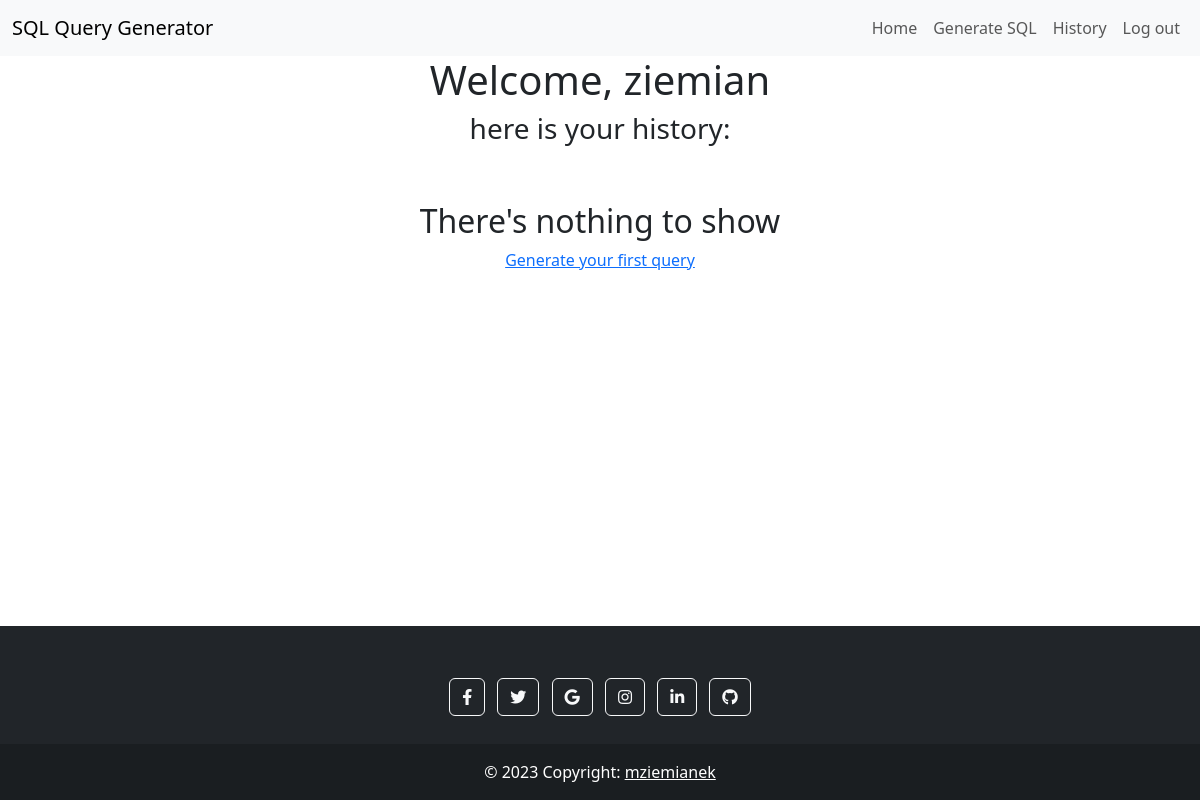
/history/ (signed in), run on an earlier commit of the app's database.
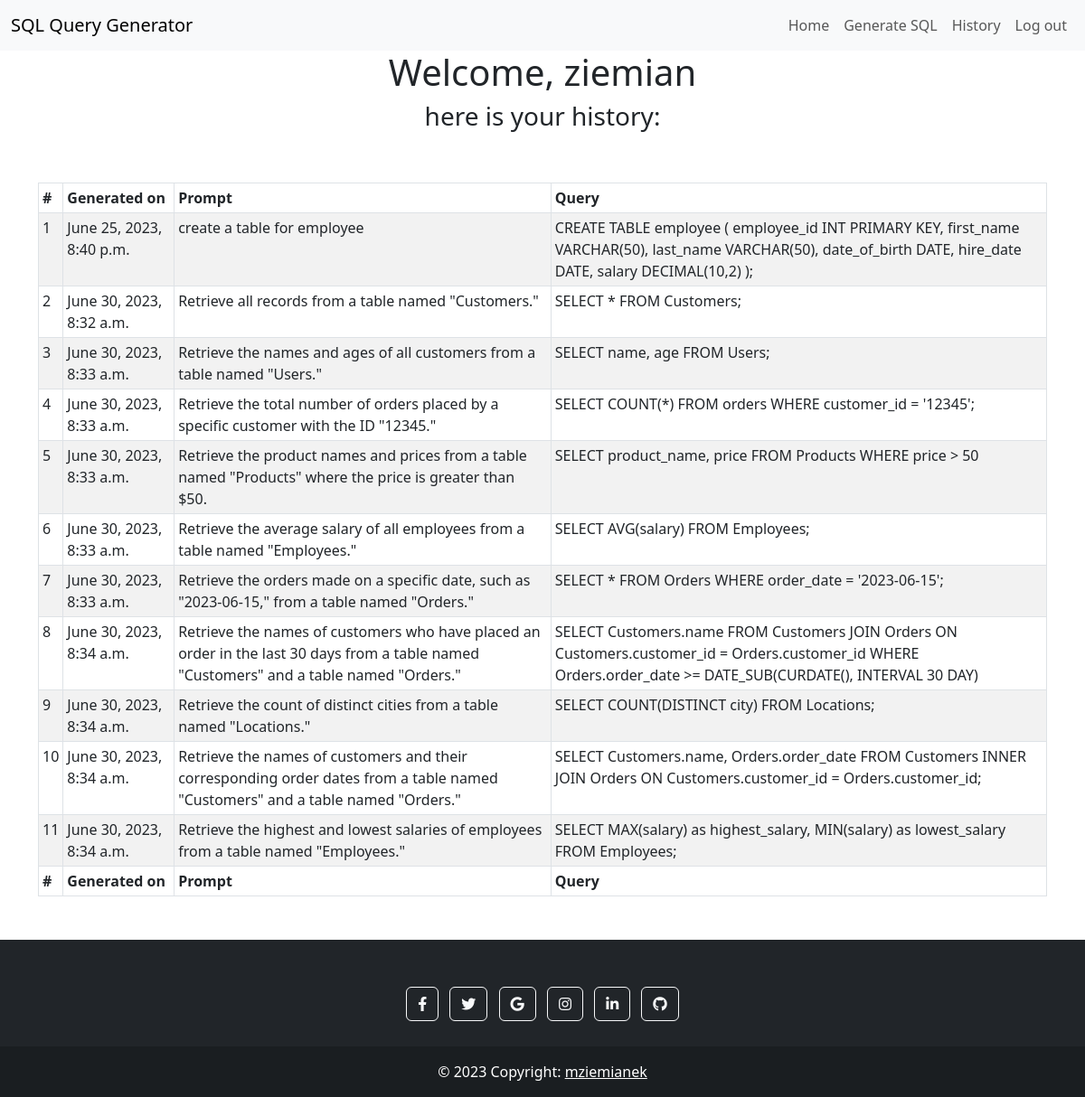
And on a later commit of the database.
### generate/models.py (models this page shows)
class History(models.Model):
    user = models.ForeignKey(User, on_delete=models.CASCADE)
    prompt = models.TextField()
    query = models.TextField()
    generated_on = models.DateTimeField(auto_now_add=True)
    class Meta:
        ordering = ['generated_on']

### sql_gen/views.py (the view)
# urls.py: path('history/', views.HistoryView.as_view(), name="history-view"),
class HistoryView(LoginRequiredMixin, ListView):
    model = History
    template_name = 'history.html'
    def get_queryset(self):
        return History.objects.filter(
            user = self.request.user
        ).all()

### templates/history.html (shortened to what this page needs)
{% extends 'base.html' %}
{% load static %}
{% block custom_css %}
<link rel="stylesheet" href="{% static 'css/pagination.css' %}">
{% endblock custom_css %}
{% block jumbotron %}
    <div class="text-center">
        <h1>Welcome, {{ user }} </h1>
        <h3>here is your history: </h3>
    </div>
{% endblock jumbotron %}
{% block content %}
    {% if history_list %}
    <div class="container mt-5 mb-5">
        <table id="dtBasicExample" class="table table-striped table-bordered table-sm" cellspacing="0" width="100%">
            <thead>
              <tr>
                <th class="th-sm">#</th>
                <th class="th-sm">Generated on</th>
                <th class="th-sm">Prompt</th>
                <th class="th-sm">Query</th>
              </tr>
            </thead>
            <tbody>
            {% for record in history_list %}
            <tr>
                <td> {{ forloop.counter }} </td>
                <td> {{ record.generated_on }} </td>
                <td> {{ record.prompt }} </td>
                <td> {{ record.query }} </td>
              </tr>
            {% endfor %}
            </tbody>
            <tfoot>
              <tr>
                <th>#</th>
                <th>Generated on</th>
                <th>Prompt</th>
                <th>Query</th>
              </tr>
            </tfoot>
          </table>
    </div>
  {% else %}
  <div class="container mt-5 mb-5 d-flex flex-column align-items-center justify-content-center">
    <h2>There's nothing to show</h2>
    <a href="{% url 'generate-view' %}">Generate your first query</a>
  </div>
  {% endif %}
{% endblock content %}

### templates/base.html (shortened to what this page needs)
{% load static %}
<!DOCTYPE html>
<html lang="en">
<head>
    <link href="https://cdn.jsdelivr.net/npm/bootstrap@5.3.0/dist/css/bootstrap.min.css" rel="stylesheet">
    <link rel="stylesheet" href="https://cdnjs.cloudflare.com/ajax/libs/font-awesome/5.15.3/css/all.min.css">
    <link rel="stylesheet" href="https://cdnjs.cloudflare.com/ajax/libs/prism/1.22.0/themes/prism-tomorrow.min.css">
    <link rel="stylesheet" href="{% static 'css/main.css' %}">
    {% block custom_css %}{% endblock custom_css %}
</head>
<body>
  <header>
    {% block navbar %}
    <nav class="navbar navbar-expand-lg bg-body-tertiary">
        <div class="container-fluid">
          <a class="navbar-brand" href="{% url 'home-view' %}">SQL Query Generator</a>
          <div class="collapse navbar-collapse justify-content-end" id="navbarNav">
            <ul class="navbar-nav">
              <li class="nav-item">
                <a class="nav-link" href="{% url 'home-view' %}">Home</a>
              </li>
              <li class="nav-item">
                <a class="nav-link" href="{% url 'generate-view' %}">Generate SQL</a>
              </li>
              {% if user.is_authenticated %}
              <li class="nav-item">
                <a class="nav-link" href="{% url 'history-view' %}">History</a>
              </li>
              <li class="nav-item">
                <a class="nav-link" href="{% url 'logout' %}?next=/">Log out</a>
              </li>
              {% else %}
              <li class="nav-item">
                <a class="nav-link" href="{% url 'login' %}?next={{ request.path }}">Sign in</a>
              </li>
                {% endif %}
            </ul>
          </div>
        </div>
    </nav>
    {% endblock navbar %}
    {% block jumbotron %}{% endblock jumbotron %}
  </header>
  <main>
    {% block content %}
    {% endblock content %}
  </main>
  {% block footer %}
  <footer class="bg-dark text-center text-white">
    <div class="container p-4 pb-0">
    </div>
    <div class="container p-4 pb-0">
      <section class="mb-4">
        <a class="btn btn-outline-light btn-floating m-1" href="#!" role="button">
          <i class="fab fa-facebook-f"></i>
        </a>
        <a class="btn btn-outline-light btn-floating m-1" href="#!" role="button">
          <i class="fab fa-twitter"></i>
        </a>
        <a class="btn btn-outline-light btn-floating m-1" href="#!" role="button">
          <i class="fab fa-google"></i>
        </a>
        <a class="btn btn-outline-light btn-floating m-1" href="#!" role="button">
          <i class="fab fa-instagram"></i>
        </a>
        <a class="btn btn-outline-light btn-floating m-1" href="#!" role="button">
          <i class="fab fa-linkedin-in"></i>
        </a>
        <a class="btn btn-outline-light btn-floating m-1" href="#!" role="button">
          <i class="fab fa-github"></i>
        </a>
      </section>
    </div>
    <div class="text-center p-3" style="background-color: rgba(0, 0, 0, 0.2);">
      © 2023 Copyright:
      <a class="text-white" href="#">mziemianek</a>
    </div>
  </footer>
  {% endblock footer %}
</body>
</html>

### static/css/main.css (style rules this page uses)
body { min-height: 100vh; display: flex; flex-direction: column; }
footer { margin-top: auto; }

### static/css/pagination.css (style rules this page uses)
.table { grid-area: table; }

What changed in the data, as far as the page shows it:
added History: generated_on "June 25, 2023, 8:40 p.m.", prompt "create a table for employee", query "CREATE TABLE employee ( employee_id INT PRIMARY KEY, first_name VARCHAR(50), last_name VARCHAR(50), date_of_birth DATE, hire_date DATE, salary DECIMAL(10,2) );"
added History: generated_on "June 30, 2023, 8:32 a.m.", prompt "Retrieve all records from a table named \"Customers.\"", query "SELECT * FROM Customers;"
added History: generated_on "June 30, 2023, 8:33 a.m.", prompt "Retrieve the names and ages of all customers from a table named \"Users.\"", query "SELECT name, age FROM Users;"
added History: generated_on "June 30, 2023, 8:33 a.m.", prompt "Retrieve the total number of orders placed by a specific customer with the ID \"12345.\"", query "SELECT COUNT(*) FROM orders WHERE customer_id = '12345';"
added History: generated_on "June 30, 2023, 8:33 a.m.", prompt "Retrieve the product names and prices from a table named \"Products\" where the price is greater than $50.", query "SELECT product_name, price FROM Products WHERE price > 50"
added History: generated_on "June 30, 2023, 8:33 a.m.", prompt "Retrieve the average salary of all employees from a table named \"Employees.\"", query "SELECT AVG(salary) FROM Employees;"
added History: generated_on "June 30, 2023, 8:33 a.m.", prompt "Retrieve the orders made on a specific date, such as \"2023-06-15,\" from a table named \"Orders.\"", query "SELECT * FROM Orders WHERE order_date = '2023-06-15';"
added History: generated_on "June 30, 2023, 8:34 a.m.", prompt "Retrieve the names of customers who have placed an order in the last 30 days from a table named \"Customers\" and a table named \"Orders.\"", query "SELECT Customers.name FROM Customers JOIN Orders ON Customers.customer_id = Orders.customer_id WHERE Orders.order_date >= DATE_SUB(CURDATE(), INTERVAL 30 DAY)"
added History: generated_on "June 30, 2023, 8:34 a.m.", prompt "Retrieve the count of distinct cities from a table named \"Locations.\"", query "SELECT COUNT(DISTINCT city) FROM Locations;"
added History: generated_on "June 30, 2023, 8:34 a.m.", prompt "Retrieve the names of customers and their corresponding order dates from a table named \"Customers\" and a table named \"Orders.\"", query "SELECT Customers.name, Orders.order_date FROM Customers INNER JOIN Orders ON Customers.customer_id = Orders.customer_id;"
added History: generated_on "June 30, 2023, 8:34 a.m.", prompt "Retrieve the highest and lowest salaries of employees from a table named \"Employees.\"", query "SELECT MAX(salary) as highest_salary, MIN(salary) as lowest_salary FROM Employees;"
Also different on the page:
text no longer shown: "There's nothing to show Generate your first query"
text now shown: "# Generated on Prompt Query # Generated on Prompt Query"
